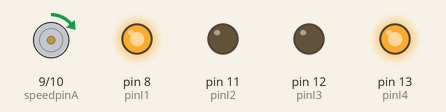
A sketch run on a simulated Arduino Uno, built with avr-gcc and run on an emulated ATmega328P. Parts: motor-driver pin pairs drawn as motors (green arrow = first pin HIGH = forward, orange = second pin HIGH = backward, longer = more drive), output pins drawn as LEDs (lit = HIGH).

Above: at 0.1 s.
Timing chart, 0 to 1.6 s (numbered marks = the images above):
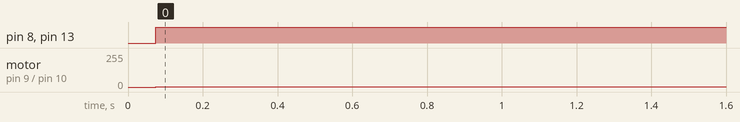

Measured:
- by itself, pin 8 (pinI1), pin 13 (pinI4): LOW → HIGH at 0.07 s
- by itself, motor on pin 9 (speedpinA) / pin 10 (speedpinB): stopped → forward 1/255 at 0.07 s

The sketch:

follow_with_range_finder_type_2.ino
```cpp
#include <GP2D02.h>;


int pinI1=8;//define I1 interface
int pinI2=11;//define I2 interface
int speedpinA=9;//enable motor A
int pinI3=12;//define I3 interface
int pinI4=13;//define I4 interface
int speedpinB=10;//enable motor B

int vIn[] = {40,36};
int vOut[] = {38,34};
int nSensors = 2;
nGP2D02 sensors(vIn,vOut,nSensors);

void setup()
{
    pinMode(pinI1,OUTPUT);
    pinMode(pinI2,OUTPUT);
    pinMode(speedpinA,OUTPUT);
    pinMode(pinI3,OUTPUT);
    pinMode(pinI4,OUTPUT);
    pinMode(speedpinB,OUTPUT);
    Serial.begin(9600);
};

void loop()
{
    byte ranges[nSensors];

    byte leftSensor = 0;
    byte rightSensor = 0;

    sensors.getRawRanges(&ranges[0]);

    //leftSensor = ranges[1];
    //rightSensor = ranges[0];

    for(int j = 0; j < 128; j++)
    {
        leftSensor += ranges[1];
        rightSensor += ranges[0];
    }

    //leftSensor = (leftSensor / 128) + 25;fuh
    leftSensor /= 128;
    rightSensor /= 128;

    analogWrite(speedpinA,(int)rightSensor);//input a simulation value to set the speed
    analogWrite(speedpinB,(int)leftSensor);
    digitalWrite(pinI4,HIGH);//turn DC Motor B move clockwise
    digitalWrite(pinI3,LOW);
    digitalWrite(pinI2,LOW);//turn DC Motor A move anticlockwise
    digitalWrite(pinI1,HIGH);
    delay(100);
};
```
